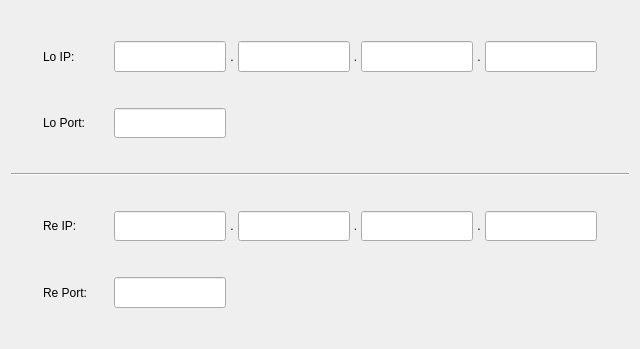
<?xml version="1.0" encoding="UTF-8"?>
<ui version="4.0">
 <class>NetConfigPageClass</class>
 <widget class="QWidget" name="NetConfigPageClass">
  <property name="geometry">
   <rect>
    <x>0</x>
    <y>0</y>
    <width>640</width>
    <height>349</height>
   </rect>
  </property>
  <property name="windowTitle">
   <string>Form</string>
  </property>
  <layout class="QGridLayout" name="gridLayout">
   <item row="0" column="0">
    <layout class="QVBoxLayout" name="verticalLayout" stretch="1,1,1,1,2,1,1,1,1">
     <item>
      <spacer name="verticalSpacer">
       <property name="orientation">
        <enum>Qt::Vertical</enum>
       </property>
       <property name="sizeHint" stdset="0">
        <size>
         <width>20</width>
         <height>40</height>
        </size>
       </property>
      </spacer>
     </item>
     <item>
      <layout class="QHBoxLayout" name="horizontalLayout_8" stretch="1,2,15,1">
       <item>
        <spacer name="horizontalSpacer_2">
         <property name="orientation">
          <enum>Qt::Horizontal</enum>
         </property>
         <property name="sizeHint" stdset="0">
          <size>
           <width>40</width>
           <height>20</height>
          </size>
         </property>
        </spacer>
       </item>
       <item>
        <widget class="QLabel" name="label_4">
         <property name="sizePolicy">
          <sizepolicy hsizetype="Expanding" vsizetype="Expanding">
           <horstretch>0</horstretch>
           <verstretch>0</verstretch>
          </sizepolicy>
         </property>
         <property name="text">
          <string>Lo IP:</string>
         </property>
        </widget>
       </item>
       <item>
        <layout class="QHBoxLayout" name="horizontalLayout" stretch="10,1,10,1,10,1,10">
         <property name="spacing">
          <number>0</number>
         </property>
         <property name="topMargin">
          <number>0</number>
         </property>
         <property name="bottomMargin">
          <number>0</number>
         </property>
         <item>
          <widget class="EditCtrl" name="ipEdit1">
           <property name="sizePolicy">
            <sizepolicy hsizetype="Expanding" vsizetype="Expanding">
             <horstretch>0</horstretch>
             <verstretch>0</verstretch>
            </sizepolicy>
           </property>
          </widget>
         </item>
         <item>
          <widget class="QLabel" name="label">
           <property name="sizePolicy">
            <sizepolicy hsizetype="Expanding" vsizetype="Expanding">
             <horstretch>0</horstretch>
             <verstretch>0</verstretch>
            </sizepolicy>
           </property>
           <property name="text">
            <string>.</string>
           </property>
           <property name="alignment">
            <set>Qt::AlignCenter</set>
           </property>
          </widget>
         </item>
         <item>
          <widget class="EditCtrl" name="ipEdit2">
           <property name="sizePolicy">
            <sizepolicy hsizetype="Expanding" vsizetype="Expanding">
             <horstretch>0</horstretch>
             <verstretch>0</verstretch>
            </sizepolicy>
           </property>
          </widget>
         </item>
         <item>
          <widget class="QLabel" name="label_2">
           <property name="sizePolicy">
            <sizepolicy hsizetype="Expanding" vsizetype="Expanding">
             <horstretch>0</horstretch>
             <verstretch>0</verstretch>
            </sizepolicy>
           </property>
           <property name="text">
            <string>.</string>
           </property>
           <property name="alignment">
            <set>Qt::AlignCenter</set>
           </property>
          </widget>
         </item>
         <item>
          <widget class="EditCtrl" name="ipEdit3">
           <property name="sizePolicy">
            <sizepolicy hsizetype="Expanding" vsizetype="Expanding">
             <horstretch>0</horstretch>
             <verstretch>0</verstretch>
            </sizepolicy>
           </property>
          </widget>
         </item>
         <item>
          <widget class="QLabel" name="label_3">
           <property name="sizePolicy">
            <sizepolicy hsizetype="Expanding" vsizetype="Expanding">
             <horstretch>0</horstretch>
             <verstretch>0</verstretch>
            </sizepolicy>
           </property>
           <property name="text">
            <string>.</string>
           </property>
           <property name="alignment">
            <set>Qt::AlignCenter</set>
           </property>
          </widget>
         </item>
         <item>
          <widget class="EditCtrl" name="ipEdit4">
           <property name="sizePolicy">
            <sizepolicy hsizetype="Expanding" vsizetype="Expanding">
             <horstretch>0</horstretch>
             <verstretch>0</verstretch>
            </sizepolicy>
           </property>
          </widget>
         </item>
        </layout>
       </item>
       <item>
        <spacer name="horizontalSpacer_4">
         <property name="orientation">
          <enum>Qt::Horizontal</enum>
         </property>
         <property name="sizeHint" stdset="0">
          <size>
           <width>40</width>
           <height>20</height>
          </size>
         </property>
        </spacer>
       </item>
      </layout>
     </item>
     <item>
      <spacer name="verticalSpacer_3">
       <property name="orientation">
        <enum>Qt::Vertical</enum>
       </property>
       <property name="sizeHint" stdset="0">
        <size>
         <width>20</width>
         <height>40</height>
        </size>
       </property>
      </spacer>
     </item>
     <item>
      <layout class="QHBoxLayout" name="horizontalLayout_7" stretch="1,2,15,1">
       <item>
        <spacer name="horizontalSpacer_5">
         <property name="orientation">
          <enum>Qt::Horizontal</enum>
         </property>
         <property name="sizeHint" stdset="0">
          <size>
           <width>40</width>
           <height>20</height>
          </size>
         </property>
        </spacer>
       </item>
       <item>
        <widget class="QLabel" name="label_5">
         <property name="sizePolicy">
          <sizepolicy hsizetype="Expanding" vsizetype="Expanding">
           <horstretch>0</horstretch>
           <verstretch>0</verstretch>
          </sizepolicy>
         </property>
         <property name="text">
          <string>Lo Port:</string>
         </property>
        </widget>
       </item>
       <item>
        <layout class="QHBoxLayout" name="horizontalLayout_2" stretch="10,33">
         <property name="spacing">
          <number>0</number>
         </property>
         <property name="topMargin">
          <number>0</number>
         </property>
         <property name="bottomMargin">
          <number>0</number>
         </property>
         <item>
          <widget class="EditCtrl" name="portEdit">
           <property name="sizePolicy">
            <sizepolicy hsizetype="Expanding" vsizetype="Expanding">
             <horstretch>0</horstretch>
             <verstretch>0</verstretch>
            </sizepolicy>
           </property>
          </widget>
         </item>
         <item>
          <spacer name="horizontalSpacer">
           <property name="orientation">
            <enum>Qt::Horizontal</enum>
           </property>
           <property name="sizeHint" stdset="0">
            <size>
             <width>40</width>
             <height>20</height>
            </size>
           </property>
          </spacer>
         </item>
        </layout>
       </item>
       <item>
        <spacer name="horizontalSpacer_6">
         <property name="orientation">
          <enum>Qt::Horizontal</enum>
         </property>
         <property name="sizeHint" stdset="0">
          <size>
           <width>40</width>
           <height>20</height>
          </size>
         </property>
        </spacer>
       </item>
      </layout>
     </item>
     <item>
      <widget class="Line" name="line">
       <property name="sizePolicy">
        <sizepolicy hsizetype="Expanding" vsizetype="Expanding">
         <horstretch>0</horstretch>
         <verstretch>0</verstretch>
        </sizepolicy>
       </property>
       <property name="orientation">
        <enum>Qt::Horizontal</enum>
       </property>
      </widget>
     </item>
     <item>
      <layout class="QHBoxLayout" name="horizontalLayout_4" stretch="1,2,15,1">
       <item>
        <spacer name="horizontalSpacer_7">
         <property name="orientation">
          <enum>Qt::Horizontal</enum>
         </property>
         <property name="sizeHint" stdset="0">
          <size>
           <width>40</width>
           <height>20</height>
          </size>
         </property>
        </spacer>
       </item>
       <item>
        <widget class="QLabel" name="label_6">
         <property name="sizePolicy">
          <sizepolicy hsizetype="Expanding" vsizetype="Expanding">
           <horstretch>0</horstretch>
           <verstretch>0</verstretch>
          </sizepolicy>
         </property>
         <property name="text">
          <string>Re IP:</string>
         </property>
        </widget>
       </item>
       <item>
        <layout class="QHBoxLayout" name="horizontalLayout_3" stretch="10,1,10,1,10,1,10">
         <property name="spacing">
          <number>0</number>
         </property>
         <property name="topMargin">
          <number>0</number>
         </property>
         <property name="bottomMargin">
          <number>0</number>
         </property>
         <item>
          <widget class="EditCtrl" name="remote_ipEdit1">
           <property name="sizePolicy">
            <sizepolicy hsizetype="Expanding" vsizetype="Expanding">
             <horstretch>0</horstretch>
             <verstretch>0</verstretch>
            </sizepolicy>
           </property>
          </widget>
         </item>
         <item>
          <widget class="QLabel" name="label_7">
           <property name="sizePolicy">
            <sizepolicy hsizetype="Expanding" vsizetype="Expanding">
             <horstretch>0</horstretch>
             <verstretch>0</verstretch>
            </sizepolicy>
           </property>
           <property name="text">
            <string>.</string>
           </property>
           <property name="alignment">
            <set>Qt::AlignCenter</set>
           </property>
          </widget>
         </item>
         <item>
          <widget class="EditCtrl" name="remote_ipEdit2">
           <property name="sizePolicy">
            <sizepolicy hsizetype="Expanding" vsizetype="Expanding">
             <horstretch>0</horstretch>
             <verstretch>0</verstretch>
            </sizepolicy>
           </property>
          </widget>
         </item>
         <item>
          <widget class="QLabel" name="label_8">
           <property name="sizePolicy">
            <sizepolicy hsizetype="Expanding" vsizetype="Expanding">
             <horstretch>0</horstretch>
             <verstretch>0</verstretch>
            </sizepolicy>
           </property>
           <property name="text">
            <string>.</string>
           </property>
           <property name="alignment">
            <set>Qt::AlignCenter</set>
           </property>
          </widget>
         </item>
         <item>
          <widget class="EditCtrl" name="remote_ipEdit3">
           <property name="sizePolicy">
            <sizepolicy hsizetype="Expanding" vsizetype="Expanding">
             <horstretch>0</horstretch>
             <verstretch>0</verstretch>
            </sizepolicy>
           </property>
          </widget>
         </item>
         <item>
          <widget class="QLabel" name="label_9">
           <property name="sizePolicy">
            <sizepolicy hsizetype="Expanding" vsizetype="Expanding">
             <horstretch>0</horstretch>
             <verstretch>0</verstretch>
            </sizepolicy>
           </property>
           <property name="text">
            <string>.</string>
           </property>
           <property name="alignment">
            <set>Qt::AlignCenter</set>
           </property>
          </widget>
         </item>
         <item>
          <widget class="EditCtrl" name="remote_ipEdit4">
           <property name="sizePolicy">
            <sizepolicy hsizetype="Expanding" vsizetype="Expanding">
             <horstretch>0</horstretch>
             <verstretch>0</verstretch>
            </sizepolicy>
           </property>
          </widget>
         </item>
        </layout>
       </item>
       <item>
        <spacer name="horizontalSpacer_8">
         <property name="orientation">
          <enum>Qt::Horizontal</enum>
         </property>
         <property name="sizeHint" stdset="0">
          <size>
           <width>40</width>
           <height>20</height>
          </size>
         </property>
        </spacer>
       </item>
      </layout>
     </item>
     <item>
      <spacer name="verticalSpacer_4">
       <property name="orientation">
        <enum>Qt::Vertical</enum>
       </property>
       <property name="sizeHint" stdset="0">
        <size>
         <width>20</width>
         <height>40</height>
        </size>
       </property>
      </spacer>
     </item>
     <item>
      <layout class="QHBoxLayout" name="horizontalLayout_6" stretch="1,2,15,1">
       <item>
        <spacer name="horizontalSpacer_9">
         <property name="orientation">
          <enum>Qt::Horizontal</enum>
         </property>
         <property name="sizeHint" stdset="0">
          <size>
           <width>40</width>
           <height>20</height>
          </size>
         </property>
        </spacer>
       </item>
       <item>
        <widget class="QLabel" name="label_10">
         <property name="sizePolicy">
          <sizepolicy hsizetype="Expanding" vsizetype="Expanding">
           <horstretch>0</horstretch>
           <verstretch>0</verstretch>
          </sizepolicy>
         </property>
         <property name="text">
          <string>Re Port:</string>
         </property>
        </widget>
       </item>
       <item>
        <layout class="QHBoxLayout" name="horizontalLayout_5" stretch="10,33">
         <property name="spacing">
          <number>0</number>
         </property>
         <property name="topMargin">
          <number>0</number>
         </property>
         <property name="bottomMargin">
          <number>0</number>
         </property>
         <item>
          <widget class="EditCtrl" name="remote_portEdit">
           <property name="sizePolicy">
            <sizepolicy hsizetype="Expanding" vsizetype="Expanding">
             <horstretch>0</horstretch>
             <verstretch>0</verstretch>
            </sizepolicy>
           </property>
          </widget>
         </item>
         <item>
          <spacer name="horizontalSpacer_3">
           <property name="orientation">
            <enum>Qt::Horizontal</enum>
           </property>
           <property name="sizeHint" stdset="0">
            <size>
             <width>40</width>
             <height>20</height>
            </size>
           </property>
          </spacer>
         </item>
        </layout>
       </item>
       <item>
        <spacer name="horizontalSpacer_10">
         <property name="orientation">
          <enum>Qt::Horizontal</enum>
         </property>
         <property name="sizeHint" stdset="0">
          <size>
           <width>40</width>
           <height>20</height>
          </size>
         </property>
        </spacer>
       </item>
      </layout>
     </item>
     <item>
      <spacer name="verticalSpacer_2">
       <property name="orientation">
        <enum>Qt::Vertical</enum>
       </property>
       <property name="sizeHint" stdset="0">
        <size>
         <width>20</width>
         <height>40</height>
        </size>
       </property>
      </spacer>
     </item>
    </layout>
   </item>
  </layout>
 </widget>
 <customwidgets>
  <customwidget>
   <class>EditCtrl</class>
   <extends>QLineEdit</extends>
   <header>editctrl.h</header>
  </customwidget>
 </customwidgets>
 <resources>
  <include location="weiduodianzi.qrc"/>
 </resources>
 <connections/>
</ui>
